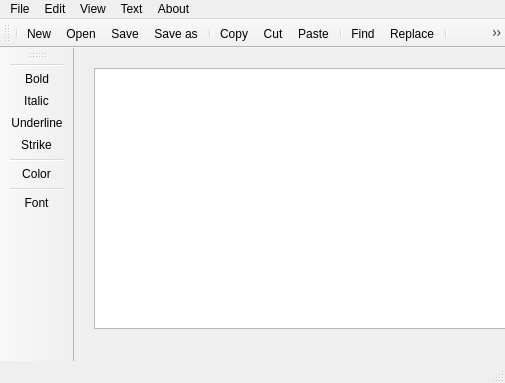
<?xml version="1.0" encoding="UTF-8"?>
<ui version="4.0">
 <class>MainWindow</class>
 <widget class="QMainWindow" name="MainWindow">
  <property name="geometry">
   <rect>
    <x>0</x>
    <y>0</y>
    <width>505</width>
    <height>383</height>
   </rect>
  </property>
  <property name="windowTitle">
   <string>Text Edit</string>
  </property>
  <widget class="QWidget" name="centralwidget">
   <widget class="QTextEdit" name="textEdit">
    <property name="geometry">
     <rect>
      <x>20</x>
      <y>20</y>
      <width>471</width>
      <height>261</height>
     </rect>
    </property>
   </widget>
  </widget>
  <widget class="QMenuBar" name="menubar">
   <property name="geometry">
    <rect>
     <x>0</x>
     <y>0</y>
     <width>505</width>
     <height>22</height>
    </rect>
   </property>
   <widget class="QMenu" name="menuFile">
    <property name="title">
     <string>File</string>
    </property>
    <addaction name="actionNew"/>
    <addaction name="actionOpen"/>
    <addaction name="actionSave"/>
    <addaction name="actionSave_as"/>
    <addaction name="separator"/>
    <addaction name="actionExit"/>
   </widget>
   <widget class="QMenu" name="menuEdit">
    <property name="title">
     <string>Edit</string>
    </property>
    <addaction name="actionCopy"/>
    <addaction name="actionCut"/>
    <addaction name="actionPaste"/>
    <addaction name="separator"/>
    <addaction name="actionFind"/>
    <addaction name="actionReplace"/>
    <addaction name="actionSelect_all"/>
   </widget>
   <widget class="QMenu" name="menuView">
    <property name="title">
     <string>View</string>
    </property>
    <addaction name="actionZoom_ib"/>
    <addaction name="actionZoom_out"/>
   </widget>
   <widget class="QMenu" name="menuText">
    <property name="title">
     <string>Text</string>
    </property>
    <addaction name="actionBold"/>
    <addaction name="actionItalic"/>
    <addaction name="actionUnderline"/>
    <addaction name="actionStrike"/>
    <addaction name="separator"/>
    <addaction name="actionColor"/>
    <addaction name="separator"/>
    <addaction name="actionFont"/>
   </widget>
   <widget class="QMenu" name="menuAbout">
    <property name="title">
     <string>About</string>
    </property>
    <addaction name="actionHelp"/>
    <addaction name="separator"/>
    <addaction name="actionAbout"/>
   </widget>
   <addaction name="menuFile"/>
   <addaction name="menuEdit"/>
   <addaction name="menuView"/>
   <addaction name="menuText"/>
   <addaction name="menuAbout"/>
  </widget>
  <widget class="QStatusBar" name="statusbar"/>
  <widget class="QToolBar" name="toolBar">
   <property name="windowTitle">
    <string>toolBar</string>
   </property>
   <attribute name="toolBarArea">
    <enum>TopToolBarArea</enum>
   </attribute>
   <attribute name="toolBarBreak">
    <bool>true</bool>
   </attribute>
   <addaction name="separator"/>
   <addaction name="actionNew"/>
   <addaction name="actionOpen"/>
   <addaction name="actionSave"/>
   <addaction name="actionSave_as"/>
   <addaction name="separator"/>
   <addaction name="actionCopy"/>
   <addaction name="actionCut"/>
   <addaction name="actionPaste"/>
   <addaction name="separator"/>
   <addaction name="actionFind"/>
   <addaction name="actionReplace"/>
   <addaction name="separator"/>
   <addaction name="actionZoom_ib"/>
   <addaction name="actionZoom_out"/>
  </widget>
  <widget class="QToolBar" name="toolBar_2">
   <property name="windowTitle">
    <string>toolBar_2</string>
   </property>
   <attribute name="toolBarArea">
    <enum>LeftToolBarArea</enum>
   </attribute>
   <attribute name="toolBarBreak">
    <bool>false</bool>
   </attribute>
   <addaction name="separator"/>
   <addaction name="actionBold"/>
   <addaction name="actionItalic"/>
   <addaction name="actionUnderline"/>
   <addaction name="actionStrike"/>
   <addaction name="separator"/>
   <addaction name="actionColor"/>
   <addaction name="separator"/>
   <addaction name="actionFont"/>
  </widget>
  <action name="actionNew">
   <property name="icon">
    <iconset resource="resources.qrc">
     <normaloff>:/files/images/new.png</normaloff>:/files/images/new.png</iconset>
   </property>
   <property name="text">
    <string>New</string>
   </property>
  </action>
  <action name="actionOpen">
   <property name="icon">
    <iconset resource="resources.qrc">
     <normaloff>:/files/images/open.png</normaloff>:/files/images/open.png</iconset>
   </property>
   <property name="text">
    <string>Open</string>
   </property>
  </action>
  <action name="actionSave">
   <property name="icon">
    <iconset resource="resources.qrc">
     <normaloff>:/files/images/save.png</normaloff>:/files/images/save.png</iconset>
   </property>
   <property name="text">
    <string>Save</string>
   </property>
  </action>
  <action name="actionSave_as">
   <property name="icon">
    <iconset resource="resources.qrc">
     <normaloff>:/files/images/saveas.png</normaloff>:/files/images/saveas.png</iconset>
   </property>
   <property name="text">
    <string>Save as</string>
   </property>
  </action>
  <action name="actionExit">
   <property name="icon">
    <iconset resource="resources.qrc">
     <normaloff>:/files/images/cancel.png</normaloff>:/files/images/cancel.png</iconset>
   </property>
   <property name="text">
    <string>Exit</string>
   </property>
  </action>
  <action name="actionCopy">
   <property name="icon">
    <iconset resource="resources.qrc">
     <normaloff>:/files/images/copy.png</normaloff>:/files/images/copy.png</iconset>
   </property>
   <property name="text">
    <string>Copy</string>
   </property>
  </action>
  <action name="actionCut">
   <property name="icon">
    <iconset resource="resources.qrc">
     <normaloff>:/files/images/cut.png</normaloff>:/files/images/cut.png</iconset>
   </property>
   <property name="text">
    <string>Cut</string>
   </property>
  </action>
  <action name="actionPaste">
   <property name="icon">
    <iconset resource="resources.qrc">
     <normaloff>:/files/images/paste.png</normaloff>:/files/images/paste.png</iconset>
   </property>
   <property name="text">
    <string>Paste</string>
   </property>
  </action>
  <action name="actionFind">
   <property name="icon">
    <iconset resource="resources.qrc">
     <normaloff>:/files/images/find.png</normaloff>:/files/images/find.png</iconset>
   </property>
   <property name="text">
    <string>Find</string>
   </property>
  </action>
  <action name="actionReplace">
   <property name="icon">
    <iconset resource="resources.qrc">
     <normaloff>:/files/images/text_replace.png</normaloff>:/files/images/text_replace.png</iconset>
   </property>
   <property name="text">
    <string>Replace</string>
   </property>
  </action>
  <action name="actionSelect_all">
   <property name="icon">
    <iconset resource="resources.qrc">
     <normaloff>:/files/images/select_all.png</normaloff>:/files/images/select_all.png</iconset>
   </property>
   <property name="text">
    <string>Select All</string>
   </property>
  </action>
  <action name="actionZoom_ib">
   <property name="icon">
    <iconset resource="resources.qrc">
     <normaloff>:/files/images/zoom_in.png</normaloff>:/files/images/zoom_in.png</iconset>
   </property>
   <property name="text">
    <string>Zoom in</string>
   </property>
  </action>
  <action name="actionZoom_out">
   <property name="icon">
    <iconset resource="resources.qrc">
     <normaloff>:/files/images/zoom_out.png</normaloff>:/files/images/zoom_out.png</iconset>
   </property>
   <property name="text">
    <string>Zoom out</string>
   </property>
  </action>
  <action name="actionBold">
   <property name="icon">
    <iconset resource="resources.qrc">
     <normaloff>:/files/images/text_bold.png</normaloff>:/files/images/text_bold.png</iconset>
   </property>
   <property name="text">
    <string>Bold</string>
   </property>
  </action>
  <action name="actionItalic">
   <property name="icon">
    <iconset resource="resources.qrc">
     <normaloff>:/files/images/text_italic.png</normaloff>:/files/images/text_italic.png</iconset>
   </property>
   <property name="text">
    <string>Italic</string>
   </property>
  </action>
  <action name="actionUnderline">
   <property name="icon">
    <iconset resource="resources.qrc">
     <normaloff>:/files/images/text_underline.png</normaloff>:/files/images/text_underline.png</iconset>
   </property>
   <property name="text">
    <string>Underline</string>
   </property>
  </action>
  <action name="actionStrike">
   <property name="icon">
    <iconset resource="resources.qrc">
     <normaloff>:/files/images/text_strikethrough.png</normaloff>:/files/images/text_strikethrough.png</iconset>
   </property>
   <property name="text">
    <string>Strike</string>
   </property>
  </action>
  <action name="actionColor">
   <property name="icon">
    <iconset resource="resources.qrc">
     <normaloff>:/files/images/color.png</normaloff>:/files/images/color.png</iconset>
   </property>
   <property name="text">
    <string>Color</string>
   </property>
  </action>
  <action name="actionFont">
   <property name="icon">
    <iconset resource="resources.qrc">
     <normaloff>:/files/images/font.png</normaloff>:/files/images/font.png</iconset>
   </property>
   <property name="text">
    <string>Font</string>
   </property>
  </action>
  <action name="actionHelp">
   <property name="icon">
    <iconset resource="resources.qrc">
     <normaloff>:/files/images/help.png</normaloff>:/files/images/help.png</iconset>
   </property>
   <property name="text">
    <string>Help</string>
   </property>
  </action>
  <action name="actionAbout">
   <property name="icon">
    <iconset resource="resources.qrc">
     <normaloff>:/files/images/about.png</normaloff>:/files/images/about.png</iconset>
   </property>
   <property name="text">
    <string>About</string>
   </property>
  </action>
 </widget>
 <resources>
  <include location="resources.qrc"/>
 </resources>
 <connections/>
</ui>
